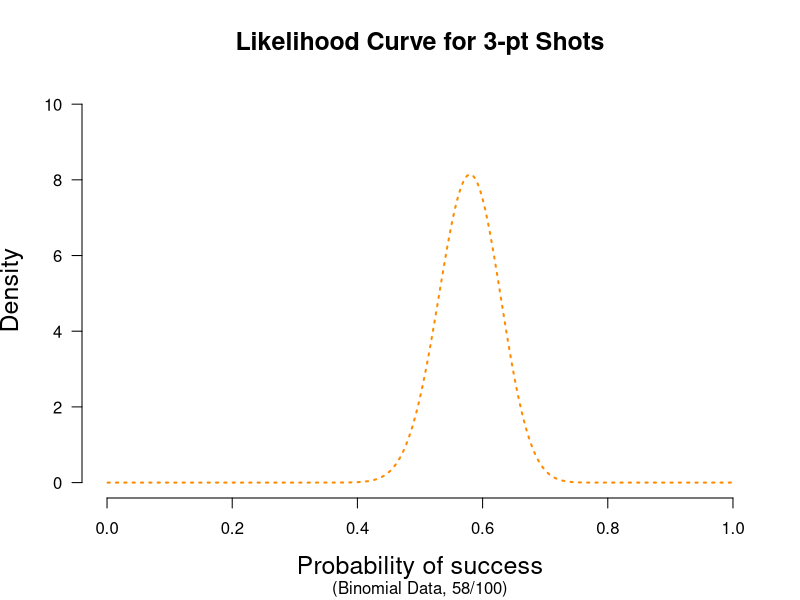
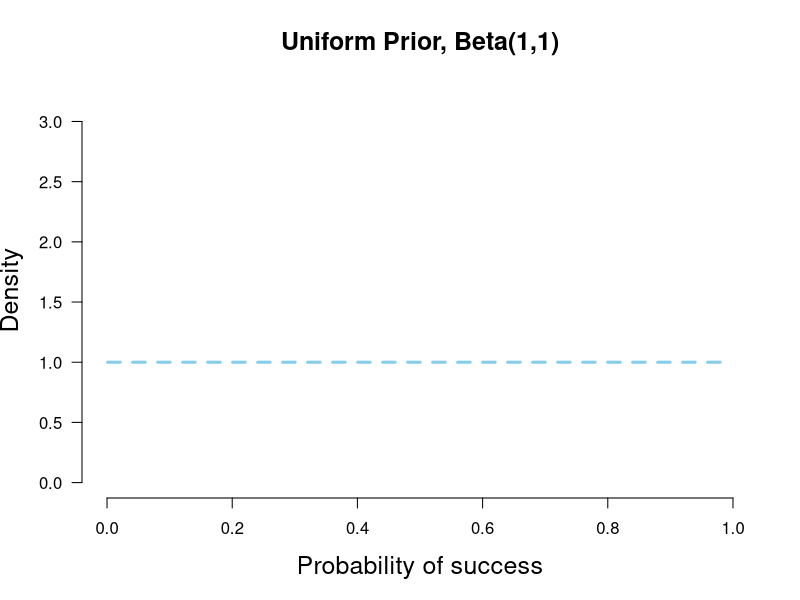
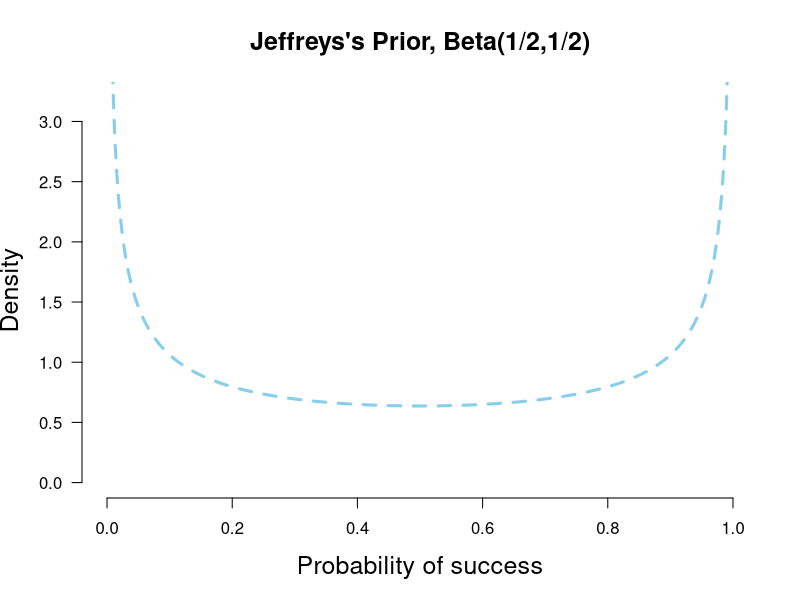
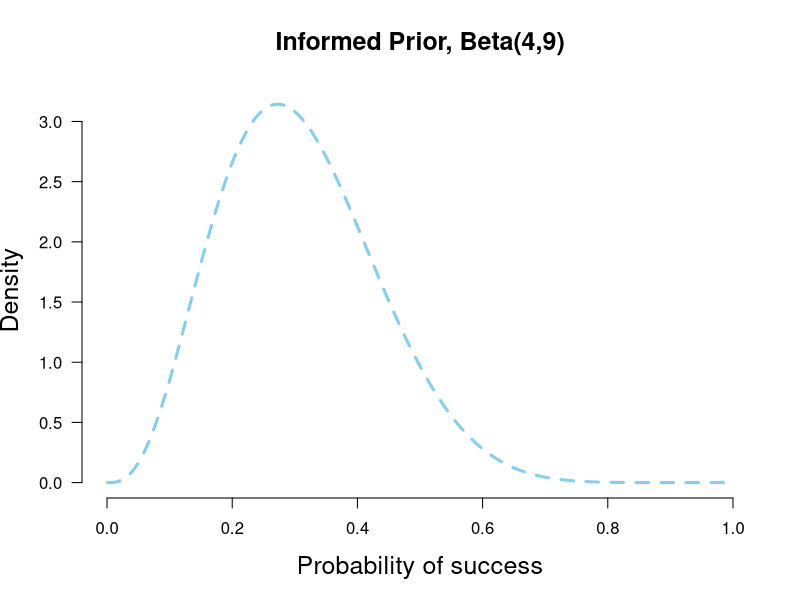
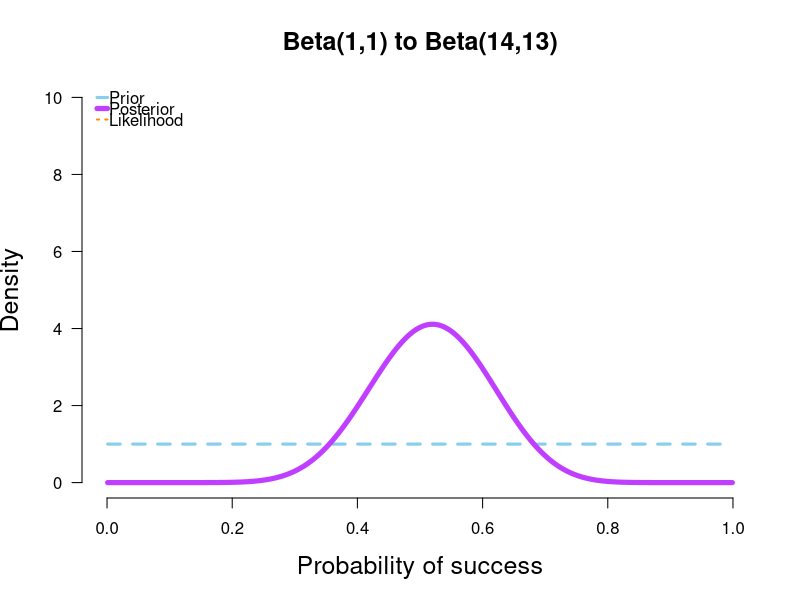
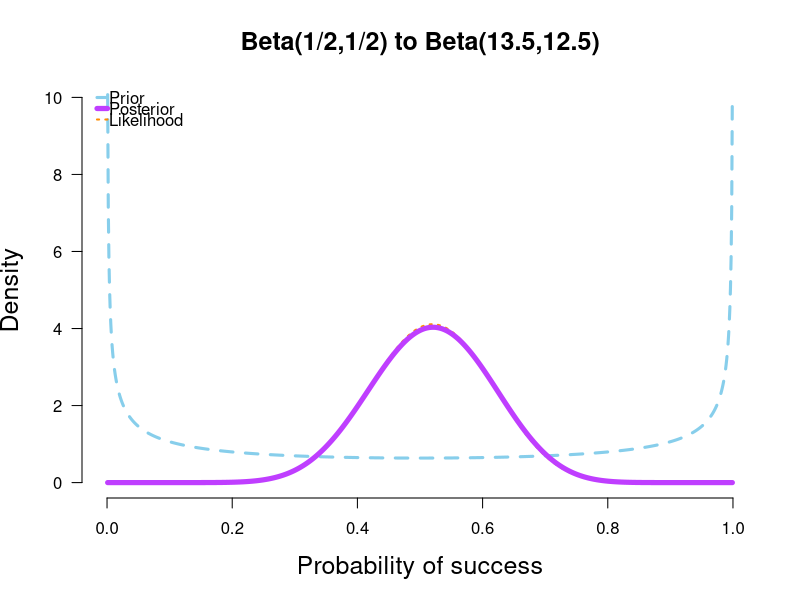
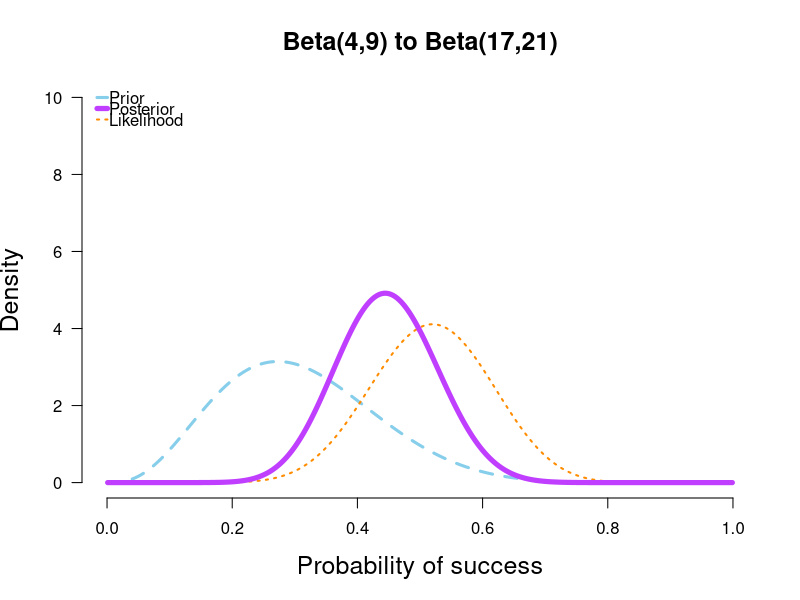
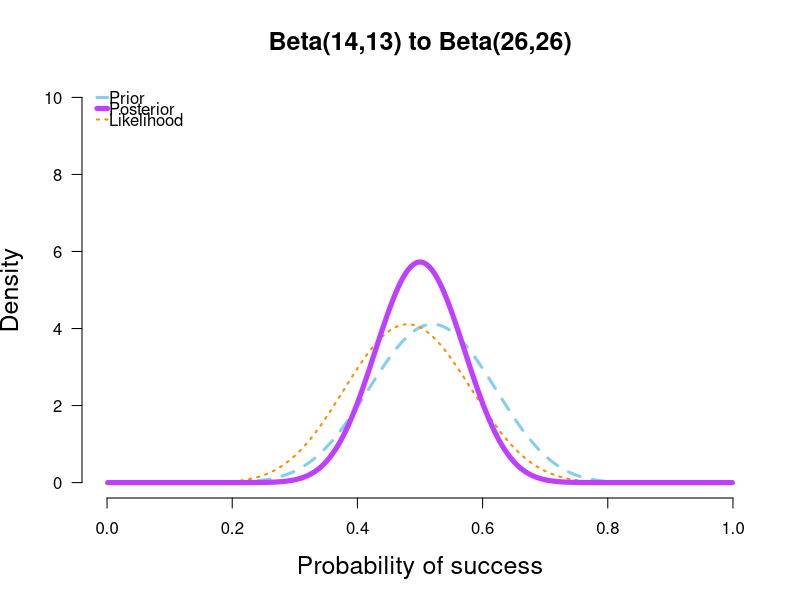

Here is the R script that generated these plots, in order:
## ---- chunk 1
shotData<- c(1, 0, 0, 0, 1, 0, 1, 0, 1, 0, 0, 0, 1, 1, 1, 0, 1, 0, 1, 1, 1, 0, 0, 1, 1, 0, 0,
             1, 1, 1, 0, 0, 1, 1, 0, 0, 0, 1, 1, 1, 0, 0, 0, 0, 1, 1, 0, 1, 1, 0, 1, 0, 0, 1,
             0, 1, 0, 1, 1, 1, 0, 1, 0, 1, 0, 0, 1, 1, 0, 1, 0, 0, 1, 1, 1, 1, 1, 1, 1, 1, 1,
             1, 1, 1, 0, 0, 1, 1, 0, 0, 1, 1, 1, 0, 1, 1, 1, 1, 1, 0)

#figure 1 from blog, likelihood curve for 58/100 shots

x = seq(.001, .999, .001) ##Set up for creating the distributions
y2 = dbeta(x, 1 + 58, 1 + 42) # data for likelihood curve, plotted as the posterior from a beta(1,1)

plot(x, y2, xlim=c(0,1), ylim=c(0, 1.25 * max(y2,1.6)), type = "l", ylab= "Density", lty = 3,
     xlab= "Probability of success", las=1, main="Likelihood Curve for 3-pt Shots", sub= "(Binomial Data, 58/100)",lwd=2,
     cex.lab=1.5, cex.main=1.5, col = "darkorange", axes=FALSE)
axis(1, at = seq(0,1,.2)) #adds custom x axis
axis(2, las=1) # custom y axis

## Function for plotting priors, likelihoods, and posteriors for binomial data
## Output consists of a plot and various statistics
## PS and PF determine the shape of the prior distribution.
## PS = prior success, PF = prior failure for beta dist. 
## PS = 1, PF = 1 corresponds to uniform(0,1) and is default. If left at default, posterior will be equivalent to likelihood
## k = number of observed successes in the data, n = total trials. If left at 0 only plots the prior dist.
## null = Is there a point-null hypothesis? null = NULL leaves it out of plots and calcs
## CI = Is there a relevant X% credibility interval? .95 is recommended and standard

plot.beta <- function(PS = 1, PF = 1, k = 0, n = 0, null = NULL, CI = NULL, ymax = "auto", main = NULL) {
        
        x = seq(.001, .999, .001) ##Set up for creating the distributions
        y1 = dbeta(x, PS, PF) # data for prior curve
        y3 = dbeta(x, PS + k, PF + n - k) # data for posterior curve
        y2 = dbeta(x, 1 + k, 1 + n - k) # data for likelihood curve, plotted as the posterior from a beta(1,1)
        
        if(is.numeric(ymax) == T){ ##you can specify the y-axis maximum
                y.max = ymax
        }        
        else(
                y.max = 1.25 * max(y1,y2,y3,1.6) ##or you can let it auto-select
        )
        
        if(is.character(main) == T){
                Title = main
        }
        else(
                Title = "Prior-to-Posterior Transformation with Binomial Data"
        )
        
        
        plot(x, y1, xlim=c(0,1), ylim=c(0, y.max), type = "l", ylab= "Density", lty = 2,
             xlab= "Probability of success", las=1, main= Title,lwd=3,
             cex.lab=1.5, cex.main=1.5, col = "skyblue", axes=FALSE)
        
        axis(1, at = seq(0,1,.2)) #adds custom x axis
        axis(2, las=1) # custom y axis
        
        
        
        if(n != 0){
                #if there is new data, plot likelihood and posterior
                lines(x, y2, type = "l", col = "darkorange", lwd = 2, lty = 3)
                lines(x, y3, type = "l", col = "darkorchid1", lwd = 5)
                legend("topleft", c("Prior", "Posterior", "Likelihood"), col = c("skyblue", "darkorchid1", "darkorange"), 
                       lty = c(2,1,3), lwd = c(3,5,2), bty = "n", y.intersp = .55, x.intersp = .1, seg.len=.7)
                
                ## adds null points on prior and posterior curve if null is specified and there is new data
                if(is.numeric(null) == T){
                        ## Adds points on the distributions at the null value if there is one and if there is new data
                        points(null, dbeta(null, PS, PF), pch = 21, bg = "blue", cex = 1.5)
                        points(null, dbeta(null, PS + k, PF + n - k), pch = 21, bg = "darkorchid", cex = 1.5)
                        abline(v=null, lty = 5, lwd = 1, col = "grey73")
                        ##lines(c(null,null),c(0,1.11*max(y1,y3,1.6))) other option for null line
                }
        }
        
        ##Specified CI% but no null? Calc and report only CI
        if(is.numeric(CI) == T && is.numeric(null) == F){
                CI.low <- qbeta((1-CI)/2, PS + k, PF + n - k)
                CI.high <- qbeta(1-(1-CI)/2, PS + k, PF + n - k)
                
                SEQlow<-seq(0, CI.low, .001)
                SEQhigh <- seq(CI.high, 1, .001)
                ##Adds shaded area for x% Posterior CIs
                cord.x <- c(0, SEQlow, CI.low) ##set up for shading
                cord.y <- c(0,dbeta(SEQlow,PS + k, PF + n - k),0) ##set up for shading
                polygon(cord.x,cord.y,col='orchid', lty= 3) ##shade left tail
                cord.xx <- c(CI.high, SEQhigh,1) 
                cord.yy <- c(0,dbeta(SEQhigh,PS + k, PF + n - k), 0)
                polygon(cord.xx,cord.yy,col='orchid', lty=3) ##shade right tail
                
                return( list( "Posterior CI lower" = round(CI.low,3), "Posterior CI upper" = round(CI.high,3)))
        }
        
        ##Specified null but not CI%? Calculate and report BF only 
        if(is.numeric(null) == T && is.numeric(CI) == F){
                null.H0 <- dbeta(null, PS, PF)
                null.H1 <- dbeta(null, PS + k, PF + n - k)
                CI.low <- qbeta((1-CI)/2, PS + k, PF + n - k)
                CI.high <- qbeta(1-(1-CI)/2, PS + k, PF + n - k)
                return( list("BF01 (in favor of H0)" = round(null.H1/null.H0,3), "BF10 (in favor of H1)" = round(null.H0/null.H1,3)
                ))
        }
        
        ##Specified both null and CI%? Calculate and report both
        if(is.numeric(null) == T && is.numeric(CI) == T){
                null.H0 <- dbeta(null, PS, PF)
                null.H1 <- dbeta(null, PS + k, PF + n - k)
                CI.low <- qbeta((1-CI)/2, PS + k, PF + n - k)
                CI.high <- qbeta(1-(1-CI)/2, PS + k, PF + n - k)
                
                SEQlow<-seq(0, CI.low, .001)
                SEQhigh <- seq(CI.high, 1, .001)
                ##Adds shaded area for x% Posterior CIs
                cord.x <- c(0, SEQlow, CI.low) ##set up for shading
                cord.y <- c(0,dbeta(SEQlow,PS + k, PF + n - k),0) ##set up for shading
                polygon(cord.x,cord.y,col='orchid', lty= 3) ##shade left tail
                cord.xx <- c(CI.high, SEQhigh,1) 
                cord.yy <- c(0,dbeta(SEQhigh,PS + k, PF + n - k), 0)
                polygon(cord.xx,cord.yy,col='orchid', lty=3) ##shade right tail
                
                return( list("BF01 (in favor of H0)" = round(null.H1/null.H0,3), "BF10 (in favor of H1)" = round(null.H0/null.H1,3),
                             "Posterior CI lower" = round(CI.low,3), "Posterior CI upper" = round(CI.high,3)))
        }
        
}

#plot dimensions (415,550) for the blog figures

#Initial Priors
plot.beta(1,1,ymax=3.2,main="Uniform Prior, Beta(1,1)")
plot.beta(.5,.5,ymax=3.2,main="Jeffreys's Prior, Beta(1/2,1/2)")
plot.beta(4,9,ymax=3.2,main="Informed Prior, Beta(4,9)")

#Posteriors after Round 1
plot.beta(1,1,13,25,main="Beta(1,1) to Beta(14,13)",ymax=10)
plot.beta(.5,.5,13,25,main="Beta(1/2,1/2) to Beta(13.5,12.5)",ymax=10)
plot.beta(4,9,13,25,main="Beta(4,9) to Beta(17,21)",ymax=10)

#Posteriors after Round 2
plot.beta(14,13,12,25,ymax=10,main="Beta(14,13) to Beta(26,26)")
plot.beta(13.5,12.5,12,25,ymax=10,main="Beta(13.5,12.5) to Beta(25.5,25.5)")
plot.beta(17,21,12,25,ymax=10,main="Beta(17,21) to Beta(29,34)")

#Posteriors after Round 3
plot.beta(26,26,14,25,ymax=10,main="Beta(26,26) to Beta(40,37)")
plot.beta(25.5,25.5,14,25,ymax=10,main="Beta(25.5,25.5) to Beta(39.5,36.5)")
plot.beta(29,34,14,25,ymax=10,main="Beta(29,34) to Beta(43,45)")

#Posteriors after Round 4
plot.beta(40,37,19,25,ymax=10,main="Beta(40,37) to Beta(59,43)")
plot.beta(39.5,36.5,19,25,ymax=10,main="Beta(39.5,36.5) to Beta(58.5,42.5)")
plot.beta(43,45,19,25,ymax=10,main="Beta(43,45) to Beta(62,51)")

#Initial Priors and final Posteriors after all rounds at once
plot.beta(1,1,58,100,ymax=10,main="Beta(1,1) to Beta(59,43)")
plot.beta(.5,.5,58,100,ymax=10,main="Beta(1/2,1/2) to Beta(58.5,42.5)")
plot.beta(4,9,58,100,ymax=10,main="Beta(4,9) to Beta(62,51)")
